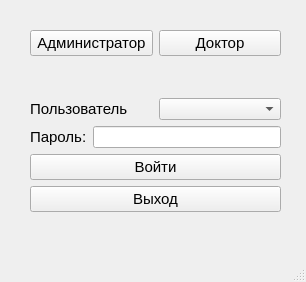
<?xml version="1.0" encoding="UTF-8"?>
<ui version="4.0">
 <class>admin_push_button_2</class>
 <widget class="QMainWindow" name="admin_push_button_2">
  <property name="geometry">
   <rect>
    <x>0</x>
    <y>0</y>
    <width>306</width>
    <height>282</height>
   </rect>
  </property>
  <property name="windowTitle">
   <string>MainWindow</string>
  </property>
  <widget class="QWidget" name="centralwidget">
   <widget class="QWidget" name="gridLayoutWidget">
    <property name="geometry">
     <rect>
      <x>30</x>
      <y>30</y>
      <width>251</width>
      <height>182</height>
     </rect>
    </property>
    <layout class="QGridLayout" name="gridLayout">
     <item row="4" column="0">
      <widget class="QPushButton" name="enter_push_button">
       <property name="font">
        <font>
         <family>Segoe UI</family>
         <pointsize>11</pointsize>
        </font>
       </property>
       <property name="text">
        <string>Войти</string>
       </property>
      </widget>
     </item>
     <item row="1" column="0">
      <widget class="QLabel" name="user_label">
       <property name="font">
        <font>
         <family>Segoe UI</family>
         <pointsize>11</pointsize>
        </font>
       </property>
       <property name="text">
        <string/>
       </property>
      </widget>
     </item>
     <item row="0" column="0">
      <layout class="QHBoxLayout" name="horizontalLayout">
       <item>
        <widget class="QPushButton" name="admin_push_button">
         <property name="font">
          <font>
           <family>Segoe UI</family>
           <pointsize>11</pointsize>
          </font>
         </property>
         <property name="text">
          <string>Администратор</string>
         </property>
        </widget>
       </item>
       <item>
        <widget class="QPushButton" name="doctor_push_button">
         <property name="font">
          <font>
           <family>Segoe UI</family>
           <pointsize>11</pointsize>
          </font>
         </property>
         <property name="text">
          <string>Доктор</string>
         </property>
        </widget>
       </item>
      </layout>
     </item>
     <item row="5" column="0">
      <widget class="QPushButton" name="exit_push_button">
       <property name="font">
        <font>
         <family>Segoe UI</family>
         <pointsize>11</pointsize>
        </font>
       </property>
       <property name="text">
        <string>Выход</string>
       </property>
      </widget>
     </item>
     <item row="2" column="0">
      <layout class="QHBoxLayout" name="horizontalLayout_2">
       <item>
        <widget class="QLabel" name="label">
         <property name="font">
          <font>
           <family>Segoe UI</family>
           <pointsize>11</pointsize>
          </font>
         </property>
         <property name="text">
          <string>Пользователь</string>
         </property>
        </widget>
       </item>
       <item>
        <widget class="QComboBox" name="users_combo_box"/>
       </item>
      </layout>
     </item>
     <item row="3" column="0">
      <layout class="QHBoxLayout" name="horizontalLayout_3">
       <item>
        <widget class="QLabel" name="label_2">
         <property name="font">
          <font>
           <family>Segoe UI</family>
           <pointsize>11</pointsize>
          </font>
         </property>
         <property name="text">
          <string>Пароль:</string>
         </property>
        </widget>
       </item>
       <item>
        <widget class="QLineEdit" name="password_line_edit"/>
       </item>
      </layout>
     </item>
    </layout>
   </widget>
   <widget class="QLabel" name="password_label">
    <property name="geometry">
     <rect>
      <x>30</x>
      <y>220</y>
      <width>251</width>
      <height>21</height>
     </rect>
    </property>
    <property name="font">
     <font>
      <family>Segoe UI</family>
      <pointsize>11</pointsize>
     </font>
    </property>
    <property name="text">
     <string/>
    </property>
    <property name="alignment">
     <set>Qt::AlignCenter</set>
    </property>
   </widget>
  </widget>
  <widget class="QMenuBar" name="menubar">
   <property name="geometry">
    <rect>
     <x>0</x>
     <y>0</y>
     <width>306</width>
     <height>21</height>
    </rect>
   </property>
  </widget>
  <widget class="QStatusBar" name="statusbar"/>
 </widget>
 <resources/>
 <connections/>
</ui>
